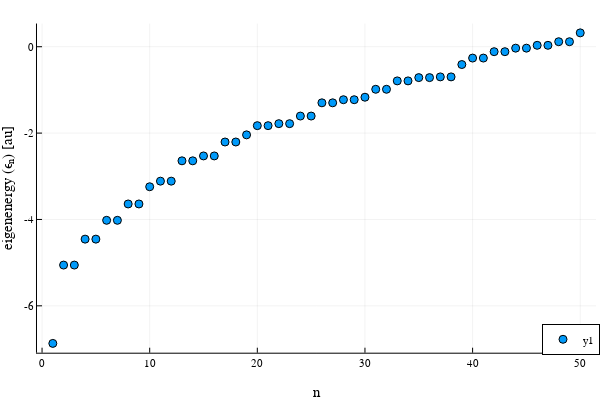

This figure's notebook cell:
### Code cell
fig2=plot_eigenvalues(simulation_info_01,output_data_01)
display(fig2)

### Figure 1 — Plotly figure (JSON) as saved in the notebook; plotly's stock layout.template omitted (floating-point values rounded to 4 significant figures)
{"data": [{"colorbar": {"len": 0.9143, "title": "", "x": 0.9934, "y": 0.533}, "legendgroup": "y1", "marker": {"color": "rgba(0, 154, 250, 1.000)", "line": {"color": "rgba(0, 0, 0, 1.000)", "width": 1}, "size": 8, "symbol": "circle"}, "mode": "markers", "name": "y1", "showlegend": true, "type": "scatter", "x": [1, 2, 3, 4, 5, 6, 7, 8, 9, 10, 11, 12, 13, 14, 15, 16, 17, 18, 19, 20, 21, 22, 23, 24, 25, 26, 27, 28, 29, 30, 31, 32, 33, 34, 35, 36, 37, 38, 39, 40, 41, 42, 43, 44, 45, 46, 47, 48, 49, 50], "xaxis": "x", "y": [-6.87, -5.056, -5.056, -4.455, -4.455, -4.02, -4.02, -3.641, -3.641, -3.243, -3.113, -3.113, -2.642, -2.642, -2.529, -2.529, -2.206, -2.206, -2.041, -1.827, -1.827, -1.781, -1.781, -1.605, -1.605, -1.299, -1.299, -1.227, -1.227, -1.169, -0.9854, -0.9854, -0.7908, -0.7908, -0.7153, -0.7153, -0.698, -0.698, -0.4122, -0.2623, -0.2623, -0.1144, -0.1144, -0.03275, -0.03275, 0.03271, 0.03271, 0.1163, 0.1163, 0.3214], "yaxis": "y"}], "layout": {"annotations": [], "height": 400, "legend": {"bgcolor": "rgba(255, 255, 255, 1.000)", "bordercolor": "rgba(0, 0, 0, 1.000)", "borderwidth": 1, "font": {"color": "rgba(0, 0, 0, 1.000)", "family": "sans-serif", "size": 11}, "title": {"font": {"color": "rgba(0, 0, 0, 1.000)", "family": "sans-serif", "size": 15}, "text": ""}, "tracegroupgap": 0, "traceorder": "normal", "x": 1, "xanchor": "right", "y": 0.07, "yanchor": "bottom"}, "margin": {"b": 20, "l": 0, "r": 0, "t": 20}, "paper_bgcolor": "rgba(255, 255, 255, 1.000)", "plot_bgcolor": "rgba(255, 255, 255, 1.000)", "showlegend": true, "width": 600, "xaxis": {"anchor": "y", "domain": [0.06165, 0.9934], "gridcolor": "rgba(0, 0, 0, 0.100)", "gridwidth": 0.5, "linecolor": "rgba(0, 0, 0, 1.000)", "mirror": false, "range": [-0.47, 51.47], "showgrid": true, "showline": true, "showticklabels": true, "tickangle": 0, "tickcolor": "rgb(0, 0, 0)", "tickfont": {"color": "rgba(0, 0, 0, 1.000)", "family": "sans-serif", "size": 11}, "tickmode": "array", "ticks": "inside", "ticktext": ["0", "10", "20", "30", "40", "50"], "tickvals": [0, 10, 20, 30, 40, 50], "title": "n", "titlefont": {"color": "rgba(0, 0, 0, 1.000)", "family": "sans-serif", "size": 15}, "type": "-", "visible": true, "zeroline": false, "zerolinecolor": "rgba(0, 0, 0, 1.000)"}, "yaxis": {"anchor": "x", "domain": [0.07581, 0.9902], "gridcolor": "rgba(0, 0, 0, 0.100)", "gridwidth": 0.5, "linecolor": "rgba(0, 0, 0, 1.000)", "mirror": false, "range": [-7.086, 0.5371], "showgrid": true, "showline": true, "showticklabels": true, "tickangle": 0, "tickcolor": "rgb(0, 0, 0)", "tickfont": {"color": "rgba(0, 0, 0, 1.000)", "family": "sans-serif", "size": 11}, "tickmode": "array", "ticks": "inside", "ticktext": ["-6", "-4", "-2", "0"], "tickvals": [-6, -4, -2, 0], "title": "eigenenergy (ϵₙ) [au]", "titlefont": {"color": "rgba(0, 0, 0, 1.000)", "family": "sans-serif", "size": 15}, "type": "-", "visible": true, "zeroline": false, "zerolinecolor": "rgba(0, 0, 0, 1.000)"}}}
